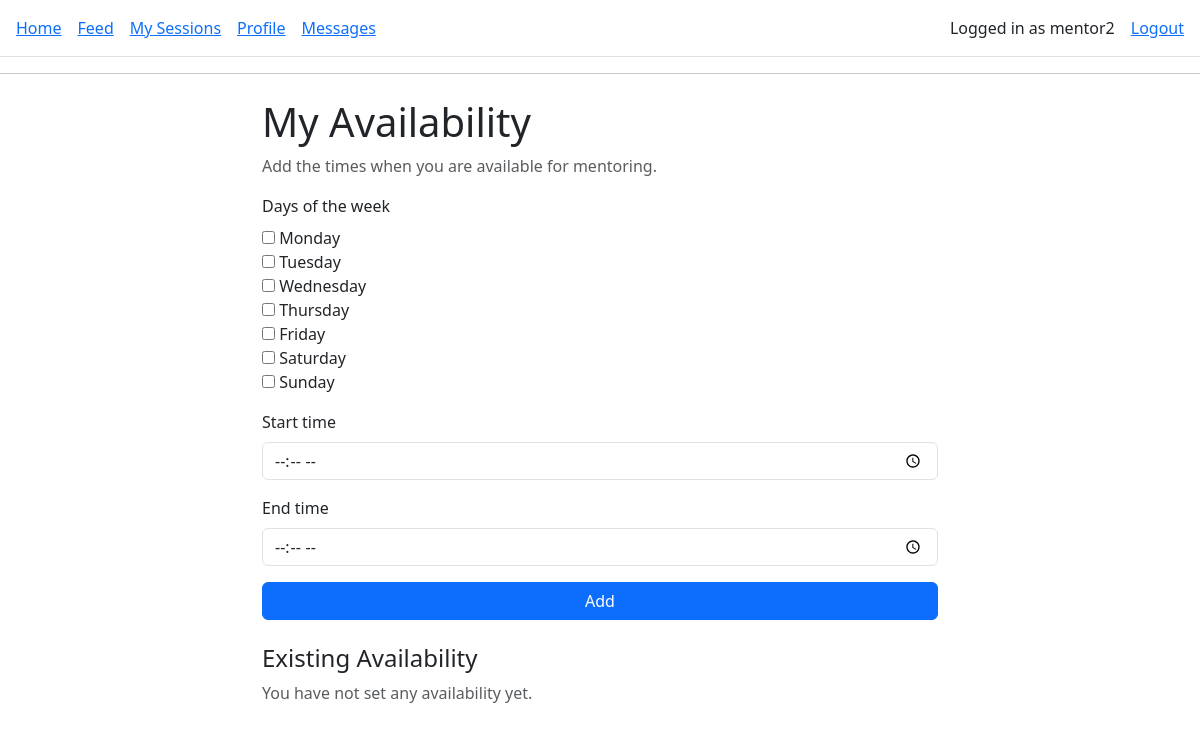
The page /availability/ (signed in) on the database as committed earlier.
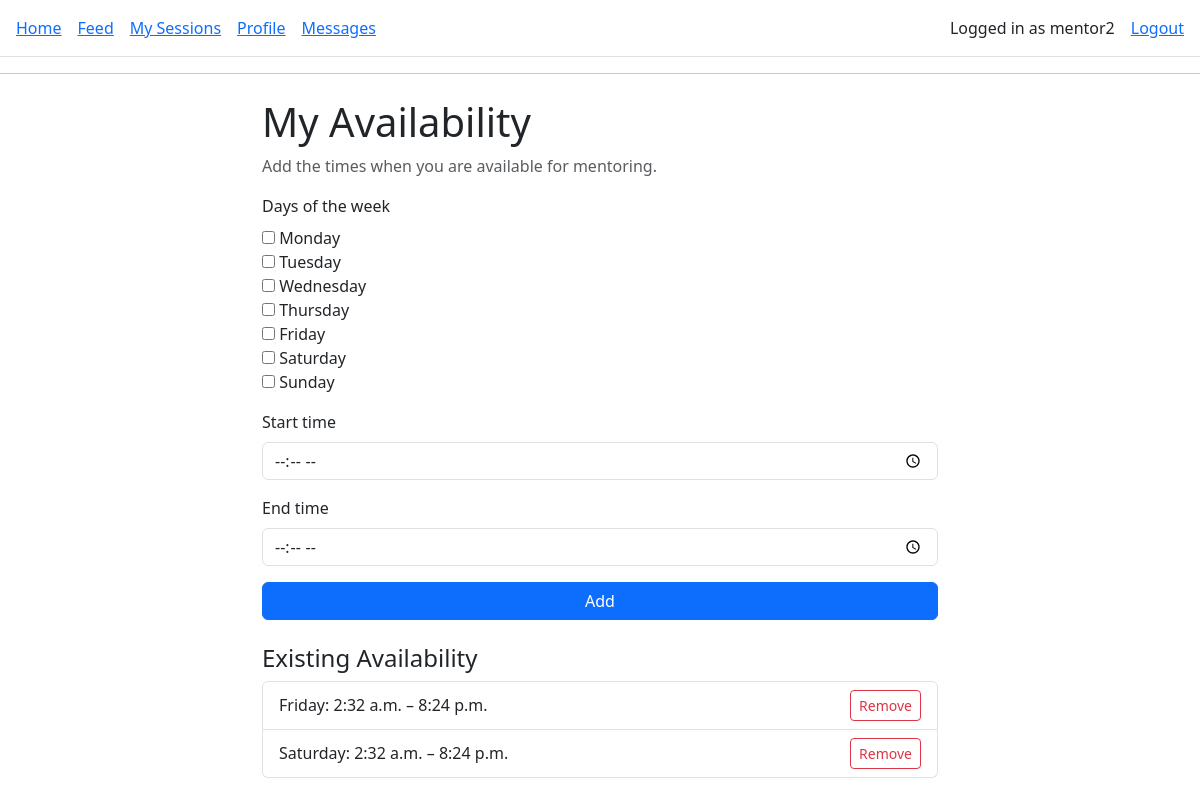
The same page on the database as committed later.
### core/models.py (models this page shows, shortened)
class Availability(models.Model):
    DAY_OF_WEEK_CHOICES = [
        ("MONDAY", "Monday"),
        ("TUESDAY", "Tuesday"),
        ("WEDNESDAY", "Wednesday"),
        ("THURSDAY", "Thursday"),
        ("FRIDAY", "Friday"),
        ("SATURDAY", "Saturday"),
        ("SUNDAY", "Sunday"),
    ]
    mentor = models.ForeignKey(
        Profile,
        related_name="availabilities",
        on_delete=models.CASCADE,
    )
    day_of_week = models.CharField(
        max_length=10,
        choices=DAY_OF_WEEK_CHOICES,
    )
    start_time = models.TimeField()
    end_time = models.TimeField()

### core/views.py (the view)
# urls.py: path("availability/", views.edit_availability, name="edit_availability"),
@login_required
def edit_availability(request):
    profile = request.user.profile
    if profile.role != "MENTOR":
        return redirect("dashboard")
    if request.method == "POST":
        form = AvailabilityForm(request.POST)
        if form.is_valid():
            days = form.cleaned_data["day_of_week"]   # this is a list, e.g. ["MONDAY", "WEDNESDAY"]
            start = form.cleaned_data["start_time"]
            end = form.cleaned_data["end_time"]
            for day in days:
                Availability.objects.create(
                    mentor=profile,
                    day_of_week=day,
                    start_time=start,
                    end_time=end,
                )
            return redirect("edit_availability")
    else:
        form = AvailabilityForm()
    availabilities = profile.availabilities.all().order_by("day_of_week", "start_time")
    return render(
        request,
        "core/edit_availability.html",
        {
            "form": form,
            "availabilities": availabilities,
        },
    )

### core/forms.py
class AvailabilityForm(forms.Form):
    day_of_week = forms.MultipleChoiceField(
        choices=Availability.DAY_OF_WEEK_CHOICES,  # uses the choices defined in the model
        widget=forms.CheckboxSelectMultiple,
        label="Days of the week",
    )
    start_time = forms.TimeField(
        widget=forms.TimeInput(
            attrs={"type": "time", "class": "form-control"}
        ),
        label="Start time",
    )
    end_time = forms.TimeField(
        widget=forms.TimeInput(
            attrs={"type": "time", "class": "form-control"}
        ),
        label="End time",
    )

### templates/core/edit_availability.html (shortened to what this page needs)
{% extends "base.html" %}
{% block content %}
<div class="container mt-4" style="max-width: 700px;">
    <h1>My Availability</h1>
    <p class="text-muted">
        Add the times when you are available for mentoring.
    </p>
    <form method="post" class="mb-4">
        <div class="mb-3">
            <label class="form-label">Days of the week</label>
            {{ form.day_of_week }}
        </div>
        <div class="mb-3">
            <label class="form-label">Start time</label>
            {{ form.start_time }}
        </div>
        <div class="mb-3">
            <label class="form-label">End time</label>
            {{ form.end_time }}
        </div>
        <button type="submit" class="btn btn-primary w-100">
            Add
        </button>
    </form>
    <h4>Existing Availability</h4>
    {% if availabilities %}
        <ul class="list-group mt-2">
            {% for a in availabilities %}
                <li class="list-group-item d-flex justify-content-between align-items-center">
                    <span>
                        {{ a.get_day_of_week_display }}:
                        {{ a.start_time }} – {{ a.end_time }}
                    </span>
                    <form method="post"
                          action="{% url 'delete_availability' a.id %}">
                        <button type="submit"
                                class="btn btn-sm btn-outline-danger">
                            Remove
                        </button>
                    </form>
                </li>
            {% endfor %}
        </ul>
    {% else %}
        <p class="mt-2 text-muted">
            You have not set any availability yet.
        </p>
    {% endif %}
</div>
{% endblock %}

Rows that differ between the two databases and show on the page:
added Availability: day_of_week "Friday", start_time "2:32 a.m.", end_time "8:24 p.m."
added Availability: day_of_week "Saturday", start_time "2:32 a.m.", end_time "8:24 p.m."
Other text that changed with them:
text no longer shown: "You have not set any availability yet."
